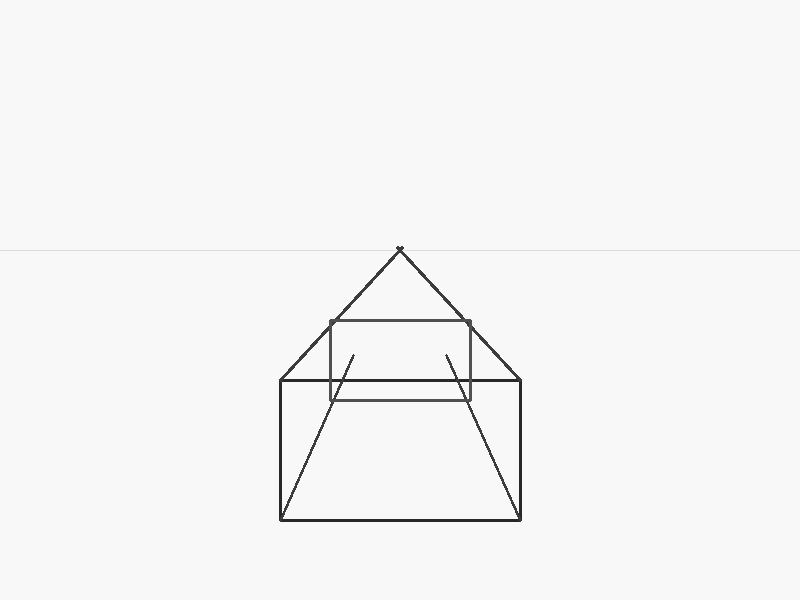
#> input picture Atelier.Web/wwwroot/samples/01_1point_perfect.png, 800 x 600 px
$ python -i geometry.py   (imports and definitions only)
#> lines starting #> are read from the running program, lines starting #| are printed output that depends on the picture; after the words box and inside, x2 and y2 are one past the last pixel; in counts of white or black regions, pixels touching at a corner belong together
#> further down, picture is the input picture: shape (600, 800, 3); min 40, max 248, mean 245.7
"""Deterministic perspective geometry engine using OpenCV and NumPy (ADR-001).

Calculates vanishing points, horizon line, per-line angular convergence error (in degrees),
and confidence score without any LLM metric estimation.
"""

import base64
import math

import cv2
import numpy as np

from src.models.geometry import (
    GeometryAnalysisResult,
    HorizonLine,
    LineSegment,
    Point2D,
    VanishingPoint,
)


# [40 lines left out: functions decode_image_base64, encode_image_base64, angle_diff_deg, line_intersection, not called in this run]


def preprocess_and_detect_lines(image: np.ndarray) -> tuple[list[tuple[float, float, float, float]], np.ndarray]:
    """Detect line segments: greyscale, Gaussian blur, Canny, probabilistic Hough.

    No deskewing and no adaptive thresholding, despite what this docstring claimed for a
    fortnight and what three documents repeated. Both would be reasonable additions; neither
    is here, and a drawing photographed at an angle is measured as drawn.
    """
    gray = cv2.cvtColor(image, cv2.COLOR_BGR2GRAY) if len(image.shape) == 3 else image.copy()

    # Contrast enhancement & noise reduction
    blurred = cv2.GaussianBlur(gray, (5, 5), 0)
    edges = cv2.Canny(blurred, 50, 150, apertureSize=3)
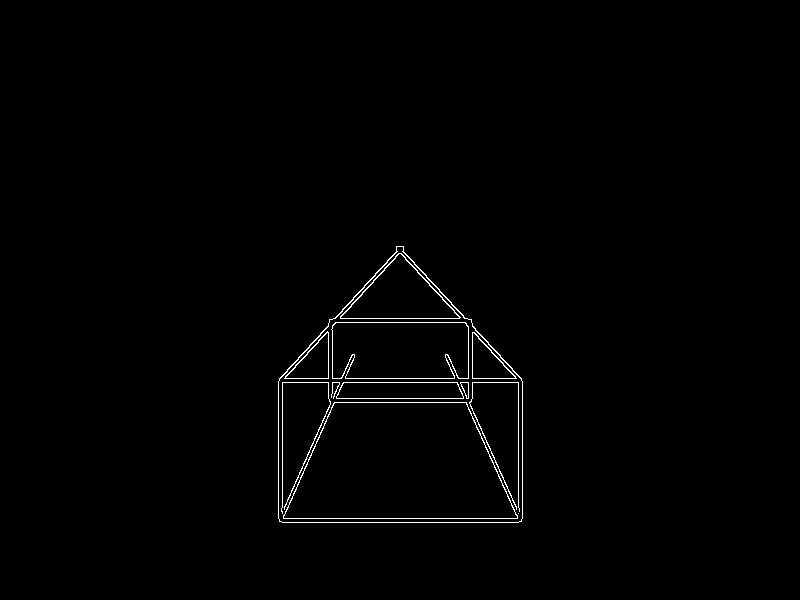
#> edges: shape (600, 800); 0.83% white in thin lines or dots, all inside (x1, y1, x2, y2) = (278, 246, 523, 523)

    # Probabilistic Hough Line Transform
    h, w = gray.shape[:2]
#> h = 600; w = 800
    min_line_len = max(20, int(min(h, w) * 0.04))
#> min_line_len = 24
    max_line_gap = max(5, int(min_line_len * 0.3))
#> max_line_gap = 7

    hough_lines = cv2.HoughLinesP(edges, rho=1, theta=np.pi / 180, threshold=30, minLineLength=min_line_len, maxLineGap=max_line_gap)
#> hough_lines = 32 rows, first 6: [278, 382, 522, 382], [278, 518, 522, 518], [397, 246, 521, 379], [279, 378, 520, 378], [396, 249, 522, 384], [330, 402, 470, 402]

    detected_segments = []
    if hough_lines is not None:
        for line in hough_lines:
            coords = line.ravel()
            if len(coords) >= 4:
                x1, y1, x2, y2 = coords[:4]
                length = math.hypot(x2 - x1, y2 - y1)
                if length >= min_line_len:
                    detected_segments.append((float(x1), float(y1), float(x2), float(y2)))
#> this loop made 32 passes
#> (x1, y1, x2, y2, length) on passes 1 to 12: (278, 382, 522, 382, 244), (278, 518, 522, 518, 244), (397, 246, 521, 379, 181.8), (279, 378, 520, 378, 241), (396, 249, 522, 384, 184.7), (330, 402, 470, 402, 140), (282, 522, 518, 522, 236), (328, 398, 472, 398, 144), (278, 517, 278, 381, 136), (445, 355, 519, 521, 181.7), (518, 513, 518, 376, 137), (282, 513, 282, 375, 138)
#> after the loop, detected_segments = 32 items, first 6: (278, 382, 522, 382), (278, 518, 522, 518), (397, 246, 521, 379), (279, 378, 520, 378), (396, 249, 522, 384), (330, 402, 470, 402)

    return detected_segments, edges


#: How close to vertical (or horizontal) a segment must be before it is treated as structural.
STRUCTURAL_TOLERANCE_DEG = 8.0


# [327 lines left out: functions is_structural_line, estimate_vp_ransac, analyze_geometry_from_lines, generate_overlay, analyze_geometry, not called in this run]

>>> import cv2
>>> picture = cv2.imread('../../../Atelier.Web/wwwroot/samples/01_1point_perfect.png')
>>> result = preprocess_and_detect_lines(picture)

$ run again, on Atelier.Web/wwwroot/samples/04_2point_perfect.png
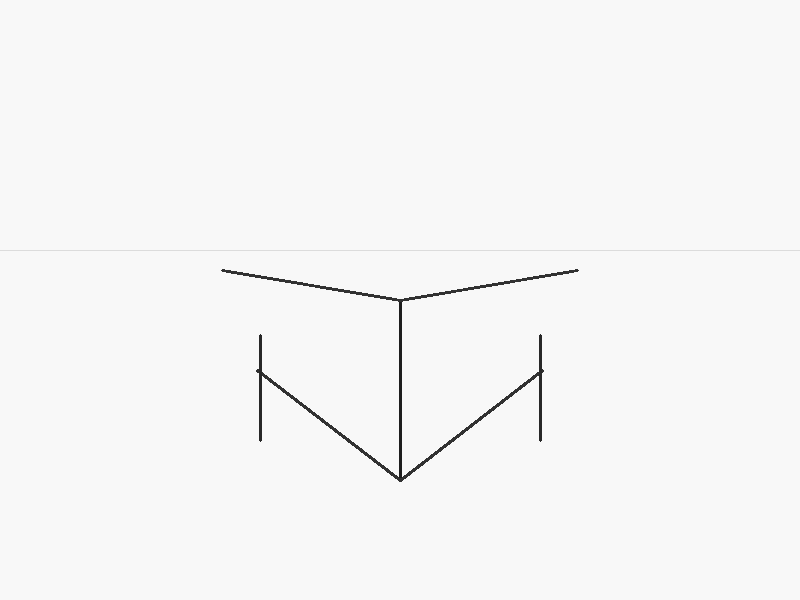
#> input picture Atelier.Web/wwwroot/samples/04_2point_perfect.png, 800 x 600 px
#> picture is the input picture: shape (600, 800, 3); min 30, max 248, mean 246.5
#> in preprocess_and_detect_lines, `edges = cv2.Canny(blurred, 50, 150, apertureSize=3)`:
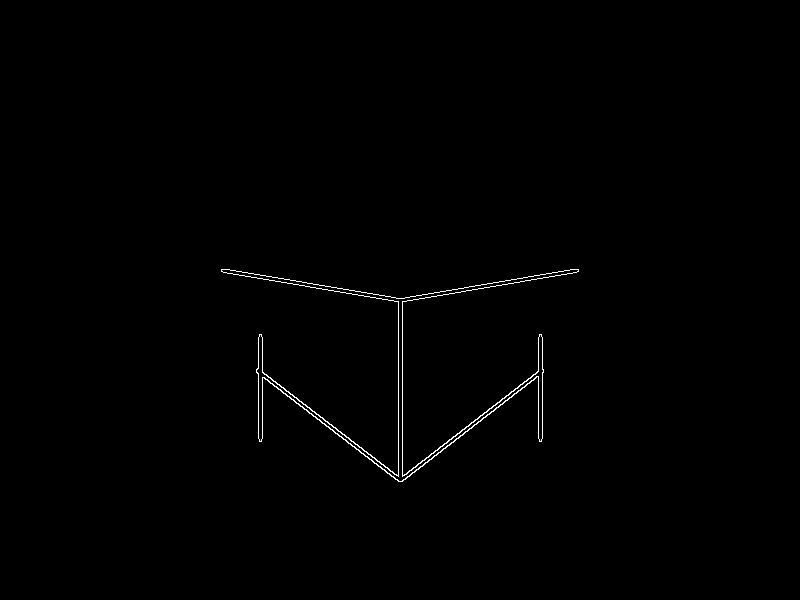
#> edges: shape (600, 800); 0.51% white in thin lines or dots, all inside (x1, y1, x2, y2) = (221, 269, 579, 482)
#> hough_lines = 20 rows, first 6: [398, 480, 542, 367], [258, 368, 402, 480], [229, 269, 398, 298], [465, 431, 543, 372], [398, 303, 578, 271], [398, 481, 398, 301]
#> the loop in preprocess_and_detect_lines, `for line in hough_lines:` made 20 passes
#> (x1, y1, x2, y2, length) on passes 1 to 8: (398, 480, 542, 367, 183), (258, 368, 402, 480, 182.4), (229, 269, 398, 298, 171.5), (465, 431, 543, 372, 97.8), (398, 303, 578, 271, 182.8), (398, 481, 398, 301, 180), (402, 481, 402, 298, 183), (256, 372, 345, 439, 111.4)
#> after the loop in preprocess_and_detect_lines, `for line in hough_lines:`: detected_segments = 20 items, first 6: (398, 480, 542, 367), (258, 368, 402, 480), (229, 269, 398, 298), (465, 431, 543, 372), (398, 303, 578, 271), (398, 481, 398, 301)

$ run again, on Atelier.Web/wwwroot/samples/01_examen_conica_frontal_etsam.png
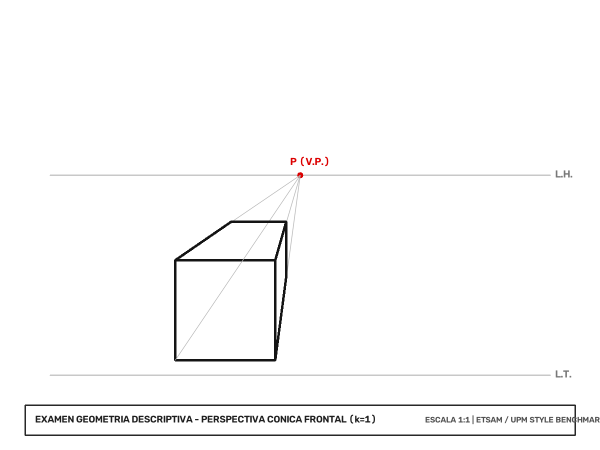
#> input picture Atelier.Web/wwwroot/samples/01_examen_conica_frontal_etsam.png, 1200 x 900 px (shown at 1/2 size)
#> picture is the input picture: shape (900, 1200, 3); mean B, G, R 250.4, 250.4, 250.5
#> in preprocess_and_detect_lines, `edges = cv2.Canny(blurred, 50, 150, apertureSize=3)`:
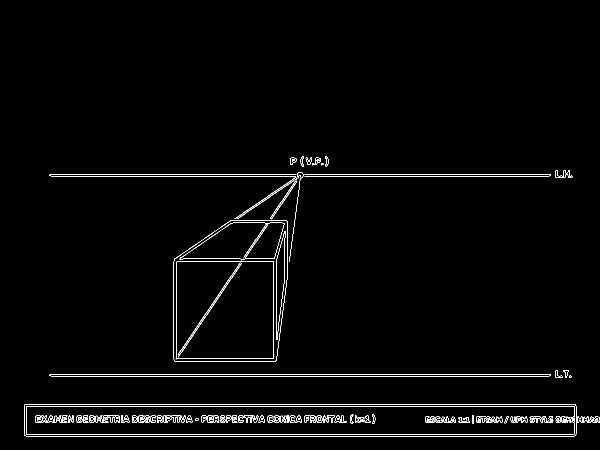
#> edges: shape (900, 1200) (shown at 1/2 size); 1.7% white in thin lines or dots, all inside (x1, y1, x2, y2) = (48, 313, 1200, 873)
#> hough_lines = 106 rows, first 6: [48, 812, 1152, 812], [102, 752, 1098, 752], [102, 748, 1098, 748], [52, 808, 1148, 808], [48, 868, 1152, 868], [102, 352, 1098, 352]
#> the loop in preprocess_and_detect_lines, `for line in hough_lines:` made 106 passes
#> (x1, y1, x2, y2, length) on passes 1 to 8: (48, 812, 1152, 812, 1104), (102, 752, 1098, 752, 996), (102, 748, 1098, 748, 996), (52, 808, 1148, 808, 1096), (48, 868, 1152, 868, 1104), (102, 352, 1098, 352, 996), (102, 348, 594, 348, 492), (52, 872, 1148, 872, 1096)
#> after the loop in preprocess_and_detect_lines, `for line in hough_lines:`: detected_segments = 106 items, first 6: (48, 812, 1152, 812), (102, 752, 1098, 752), (102, 748, 1098, 748), (52, 808, 1148, 808), (48, 868, 1152, 868), (102, 352, 1098, 352)
